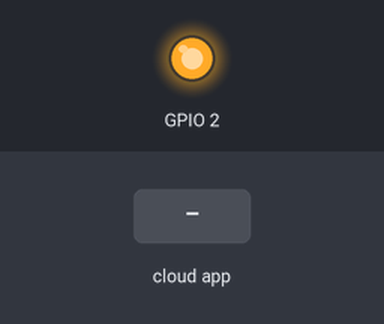
Bench run of a sketch on a simulated ESP8266 (NodeMCU). On the bench: output pins drawn as LEDs (lit = HIGH, except the on-board LED, lit = LOW). Inputs (shaded band) come from the test bench.

Above: at 1.2 s.
1.3 s: the phone or cloud app sets led to 0
At 1.7 s:
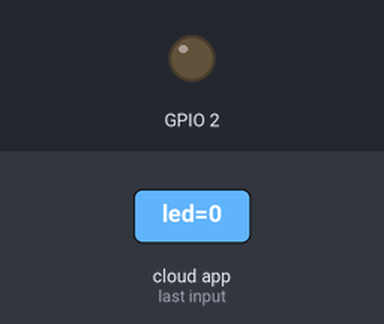
2.8 s: the phone or cloud app sets led to 1
At 4.1 s:
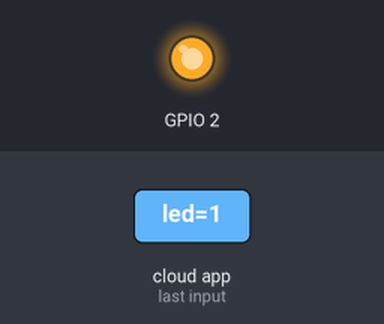
Timing chart, 0 to 5.8 s (numbered marks = the images above; inputs shaded):
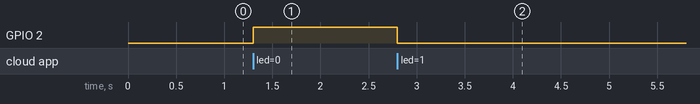

The sketch:

Thinger_ESP8266.ino
```cpp
#include <SPI.h>
#include <ESP8266WiFi.h>
#include <ThingerWifi.h>

#define USERNAME "dogan"
#define DEVICE_ID "ESP8266"
#define DEVICE_CREDENTIAL "F9m!Q$7C5gLp"

#define SSID "wifi"
#define SSID_PASSWORD "haslo4wifi123"

ThingerWifi thing(USERNAME, DEVICE_ID, DEVICE_CREDENTIAL);

void setup() {
  pinMode(BUILTIN_LED, OUTPUT);

  thing.add_wifi(SSID, SSID_PASSWORD);

  // resource input example (i.e. turning on/off a light, a relay, configuring a parameter, etc)
  thing["led"] << [](pson& in){ digitalWrite(BUILTIN_LED, in ? LOW : HIGH); };

  // resource output example (i.e. reading a sensor value)
  thing["millis"] >> [](pson& out){ out = millis(); };

  // resource input/output example (i.e. passing input values and do some calculations)
  thing["in_out"] = [](pson& in, pson& out){
      out["sum"] = (long)in["value1"] + (long)in["value2"];
      out["mult"] = (long)in["value1"] * (long)in["value2"];
  };
}

void loop() {
  thing.handle();
}
```

Measured:
- after the input at 1.3 s, GPIO 2: LOW → HIGH at once
- after the input at 2.8 s, GPIO 2: HIGH → LOW at once
